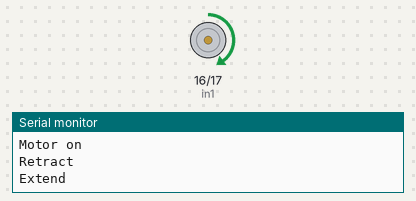
Bench run of a sketch on a simulated Arduino Uno, built with avr-gcc and run on an emulated ATmega328P. Parts: motor-driver pin pairs drawn as motors (green arrow = first pin HIGH = forward, orange = second pin HIGH = backward, longer = more drive, scaled by the enable pin), the last lines printed to the serial monitor.

Above: at 0.3 s.
At 1.52 s:
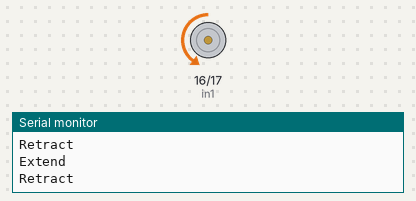
At 2.4 s:
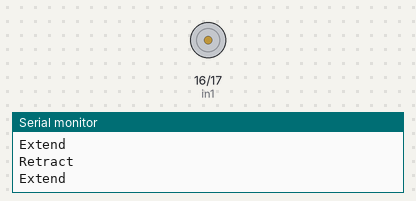
Timing chart, 0 to 3.3 s (numbered marks = the images above):
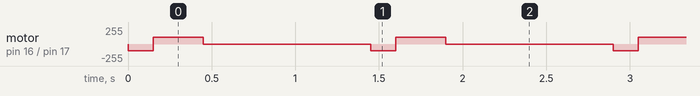

The sketch:

test_actuator.ino
```cpp
// Motor connections
int speed = 9;
int in1 = 16;
int in2 = 17;

void setup() {
  pinMode(speed, OUTPUT);
  pinMode(in1, OUTPUT);
  pinMode(in2, OUTPUT);

  Serial.begin(9600);
  // while (!Serial);

  digitalWrite(in1, LOW);
  digitalWrite(in2, LOW);
  analogWrite(speed, 100);
  Serial.println("Motor on");
}

void loop() {
  // retract
  Serial.println("Retract");
  digitalWrite(in1, LOW);
	digitalWrite(in2, HIGH);
  delay(150);

  // extend
  Serial.println("Extend");
  digitalWrite(in1, HIGH);
	digitalWrite(in2, LOW);
  delay(300);

  digitalWrite(in1, LOW);
	digitalWrite(in2, LOW);
  delay(1000);
}
```

Measured:
- by itself, motor on pin 16 (in1) / pin 17 (in2): repeats every 1.5 s: forward 100/255 0.30 s, stopped 1.0 s, backward 100/255 0.15 s
